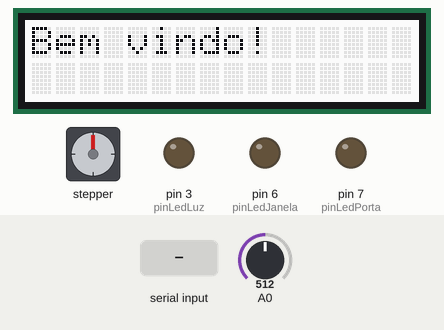
Simulated run of this sketch. Board: Arduino Uno, built with avr-gcc and run on an emulated ATmega328P. Shown: 16×2 character LCD, stepper motor, output pins drawn as LEDs (lit = HIGH). The inputs (shaded band) are chosen by the test bench; at power-on: A0 = 512. Stepper angles assume 48 steps per turn; what the sketch prints to the serial monitor is not drawn.

Above: at 1.2 s.
1.3 s: "a90\n" received over Serial
At 4.1 s:
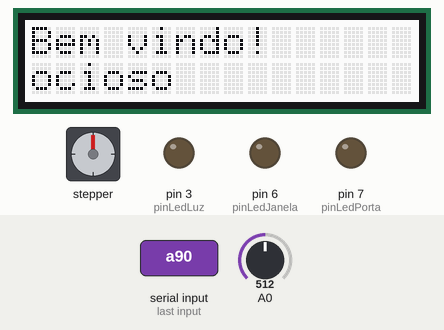
4.5 s: "g" received over Serial
At 7.3 s:
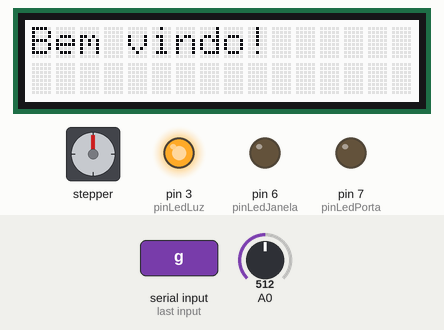
7.5 s: "h" received over Serial
At 8.9 s:
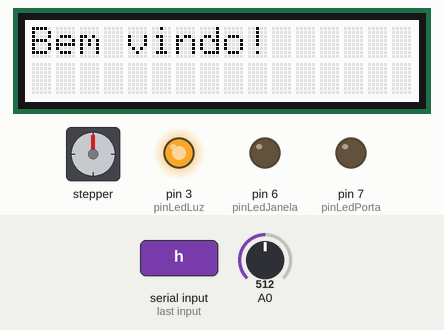
9.2 s: "a,45\n" received over Serial
At 12.2 s:
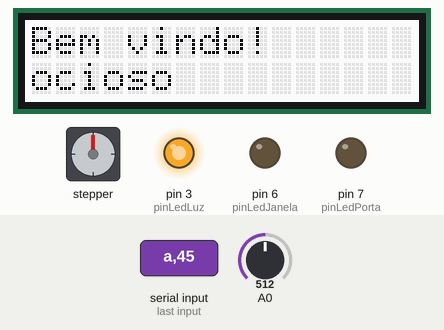
12.7 s: "c90\n" received over Serial
At 17.75 s:
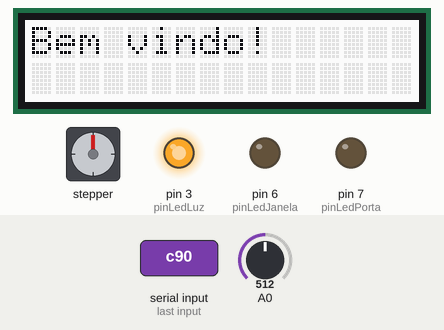
Timing chart, 0 to 18.3 s (numbered marks = the images above; inputs shaded):
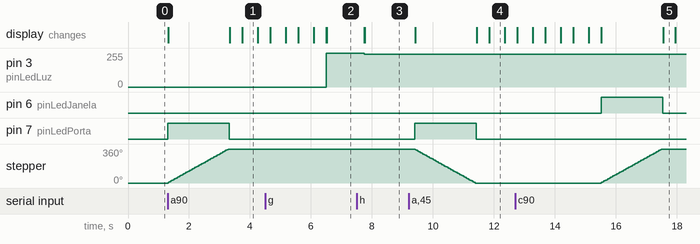

The sketch:

principal.ino
```cpp
#include<math.h>;
//lcd
#include <Wire.h>
#include "rgb_lcd.h"
rgb_lcd lcd;
//motor de passo
#include <Stepper.h>
#define STEPS 48
#define ITENS_CONTA_MAX 10
Stepper motor(STEPS, 10, 12, 11, 13);
//bluetooth
char estado;
//declarando pinos
int pinLedArCond = 9;
int pinLedPorta = 7;
int pinLedJanela = 6;
int pinLedLuz = 3;
int pinAnalogTemperatura;
//variaveis
float temperatura = 25;
int luzLigada;

float resistance;
float leituraTemp;
int constTemperatura = 3975;
//controle da conta
float itensPreco[10];
int itensConsumidos=0;
float total=0;
//intensidadeLuz
int intensidade=255;
//feedBack
int comandos=0; //comandos executados
long int tempoInicial;
int minutos,segundos;
//porta inicia fechada
int porta=0;

//luz inicia apagada
int estadoLuz=0;
void setup(){
    //LCD
    lcd.begin(16, 2);
    //Motor de passo
    motor.setSpeed(30);
    //portas analogicas
    Serial.begin(9600);
    //portas digitais
    pinMode(pinLedPorta, OUTPUT);
    pinMode(pinLedJanela, OUTPUT);

    String fromHotel="Bem vindo ao nosso Hotel!";
    Serial.println(fromHotel);
}
void loop() {
    //comunicados do hotel

    //lcd
    String linha1 ="Bem vindo!";


    //leitura do controle do ar condicionado
    pinAnalogTemperatura = analogRead(0);
    resistance=(float)(1023-pinAnalogTemperatura)*10000/pinAnalogTemperatura; //get the resistance of the sensor;
    leituraTemp=1/(log(resistance/10000)/constTemperatura+1/298.15)-273.15;//convert to temperature via datasheet ;

    //controle temperauta
    if(leituraTemp >= temperatura + 1){
    digitalWrite(pinLedArCond, HIGH);

    }
    else
    if(leituraTemp <= temperatura - 1)
    digitalWrite(pinLedArCond, LOW);
    //lcd temperatura
    //Serial.println(leituraTemp);
    lcd.clear();
    lcd.print(linha1);//hora e conta na linha 1
    delay(400);
    if (Serial.available() > 0) {
        estado = Serial.read();
        comandos++;
        lcd.setCursor(0,1);//status na linha 2
        switch (estado) {
            case 'a':                                 //abrir porta
            digitalWrite(pinLedPorta, HIGH);
            digitalWrite(pinLedJanela, LOW);
            //lcd porta

            if(porta==0){
                lcd.print("porta abrindo");
                motor.step(48);
                digitalWrite(pinLedPorta, LOW);
                porta=1;
            }
            else{
                //fechar porta
                digitalWrite(pinLedPorta, HIGH);
                digitalWrite(pinLedJanela, LOW);
                //lcd porta
                lcd.print("porta fechando");
                motor.step(-48);
                digitalWrite(pinLedPorta, LOW);
                porta=0;
            }
            break;
            case 'c':                                //abriando janela
            digitalWrite(pinLedPorta, LOW);
            digitalWrite(pinLedJanela, HIGH);
            //lcd janela
            lcd.print("Janela Abrindo");
            motor.step(48);
            digitalWrite(pinLedJanela, LOW);
            break;
            case 'd':                                //fechando janela
            digitalWrite(pinLedPorta, LOW);
            digitalWrite(pinLedJanela, HIGH);
            //lcd janela
            lcd.print("Janela Fechando");
            motor.step(-48);
            digitalWrite(pinLedJanela, LOW);
            break;
            case 'e':                                //aumenta a temperatura
            temperatura++;
            //lcd temperatura
            lcd.print(temperatura);
            lcd.print("          ");
            delay(500);
            break;
            case 'f':                                //diminui a temperatura
            temperatura--;
            //lcd temperatura
            lcd.print(temperatura);
            lcd.print("          ");
            delay(500);
            break;


            case 'g':                                //liga a luz
            //lcd luz
            if(estadoLuz==0){
              estadoLuz==1;
            }

            lcd.print("Aumentar Luz");
            if(intensidade<245){
                intensidade+=10;
            }

            analogWrite(pinLedLuz,intensidade);

            break;


            case 'h':
            //lcd luz
            if(estadoLuz==0){
              estadoLuz==1;
            }

            lcd.print("diminuir luz");
            if(intensidade>10){
                intensidade-=10;
            }
            analogWrite(pinLedLuz,intensidade);
            break;


            case 'i': //comandos
            comandos--;
            lcd.print(comandos);
            lcd.print(" comandos");
            Serial.print(comandos);
            Serial.println(" comandos");

            break;
            case 'j': //tempo decorrido
            //lcd luz
            minutos=0;
            segundos=millis()/1000;
            minutos=segundos/60;
            if(minutos<1){
                lcd.print(segundos);
                lcd.print(" segundos");
                Serial.print(segundos);
                Serial.println(" segundos");
            }
            else{
                lcd.print(minutos);
                lcd.print(" minutos");
                Serial.print(minutos);
                Serial.println(" minutos");
            }
            break;

            case 'z': //comandos
            if(estadoLuz==0){
              estadoLuz=1;
              analogWrite(pinLedLuz,intensidade);
            }
            else{
              estadoLuz=0;
              analogWrite(pinLedLuz,0);
            }

            break;
            default:
            lcd.print("ocioso");
            delay(500);
            break;
        }
    }
}
```

Measured:
- after the input at 1.3 s, pin 7 (pinLedPorta): LOW → HIGH at once, → LOW 2.0 s later; stepper: turns 360° clockwise in 2.0 s, starting at once; the display: first changes at once (image 1 shows a later state)
- after the input at 4.5 s, pin 3 (pinLedLuz): 0/255 → 255/255 after 2.0 s; the display: first differs from a run without the input after 2.0 s (image 2 shows a later state)
- after the input at 7.5 s, pin 3 (pinLedLuz): 255/255 → 245/255 after 0.25 s; the display: first changes after 0.25 s (image 3 shows a later state)
- after the input at 9.2 s, pin 7 (pinLedPorta): LOW → HIGH after 0.20 s, → LOW 2.0 s later; stepper: turns 360° counter-clockwise in 2.0 s, starting after 0.22 s; the display: first changes after 0.22 s (image 4 shows a later state)
- after the input at 12.7 s, pin 6 (pinLedJanela): LOW → HIGH after 2.8 s, → LOW 2.0 s later; stepper: turns 360° clockwise in 2.0 s, starting after 2.8 s; the display: first differs from a run without the input after 2.8 s (image 5 shows a later state)
- what the display in image 1 shows lasts 0.6 s, from 3.7 s to 4.3 s
- what the display in image 5 shows lasts 0.5 s, from 17.5 s to 18.0 s
